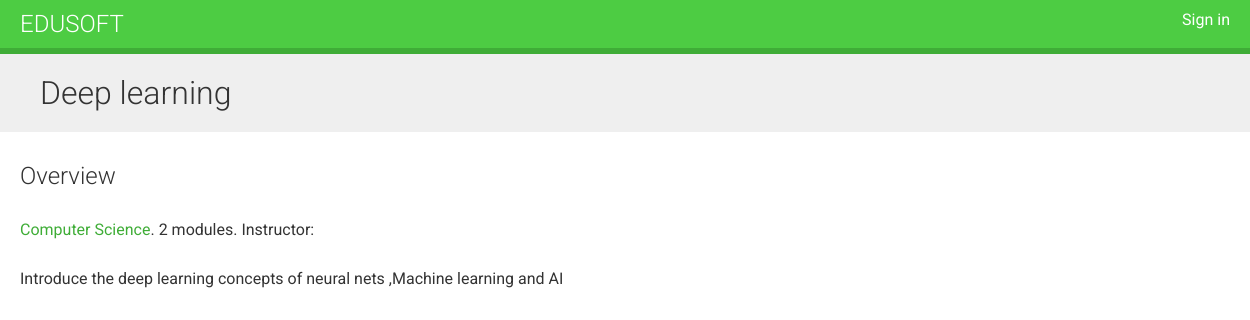
Screenshot of /course/deeplearning/ with the database file from the repository.
### courses/models.py (models this page shows, shortened)
class Course(models.Model):
	owner=models.ForeignKey(User,related_name='courses_created')
	subject=models.ForeignKey(Subject,related_name='courses')
	title=models.CharField(max_length=200)
	slug=models.SlugField(max_length=200,unique=True)
	overview=models.TextField()
	created=models.DateTimeField(auto_now_add=True)
	class Meta:
		ordering=('-created',)

class Subject(models.Model):
	title=models.CharField(max_length=200)
	slug=models.SlugField(max_length=200,unique=True)
	class Meta:
		ordering=('title',)

### courses/views.py (the view)
# urls.py: url(r'^(?P<slug>[\w-]+)/$',views.CourseDetailView.as_view(),name='course_detail'),
class CourseDetailView(DetailView):
	model = Course
	template_name = 'courses/course/detail.html'

### courses/templates/courses/course/detail.html (shortened to what this page needs)
{% extends "base.html" %}
{% block content %}
{% with subject=course.subject %}
<h1>
{{ object.title }}
</h1>
<div class="module">
<h2>Overview</h2>
<p>
<a href="{% url "course_list_subject" subject.slug%}">{{ subject.title }}</a>.
{{ course.modules.count }} modules.
Instructor: {{ course.owner.get_full_name }}
</p>
{{ object.overview|linebreaks }}
</div>
{% endwith %}
{% endblock %}

### courses/static/css/base.css (style rules this page uses)
body { margin:0; font-family:'Roboto', sans-serif; font-weight:400; color:#333; }
a { color:#3fad37; text-decoration:none; }
h1, h2, h3, h4, h5, h6 { font-family:'Roboto', sans-serif; font-weight:300; }
h1 { background:#efefef; width:100%; overflow:auto; padding:20px 0 20px 40px; margin:0; }
.module { overflow:auto; }
.module p { margin:10px 0 20px; width:100%; float:left; }
.module { padding:10px 20px; float:left; }

### rows the page displays
Course: title "Deep learning", modules.count "2", overview "Introduce the deep learning concepts of neural nets ,Machine learning and AI"
Subject: title "Computer Science"
